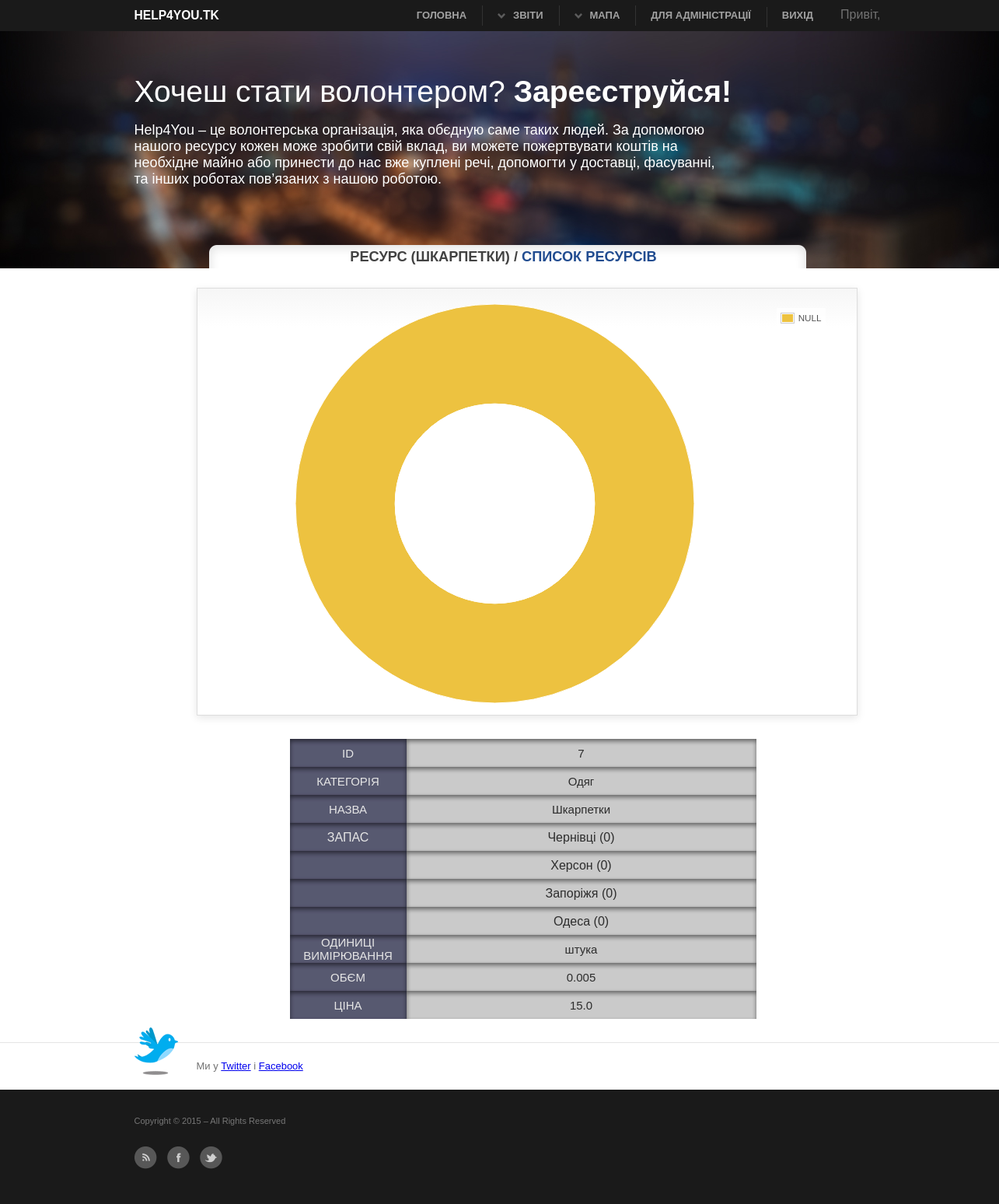
/resource/grafik/7 (signed in), run on the app's committed database.
### main/models.py (models this page shows, shortened)
class Resource(models.Model):
    category_resource = models.ForeignKey('CategoryResource',verbose_name=u'Категорія ресурса')
    name = models.CharField(max_length=30,verbose_name=u'Назва ресурсу')
    unit_of_mesure = models.CharField(max_length=30,verbose_name=u'Одиниця виміру')
    weight_one_unit = models.FloatField(verbose_name=u'Маса однієї одиниці', null=True)
    volume_of_one_unit = models.FloatField(verbose_name=u'Об"єм однієї одиниці')
    price_one_unit = models.FloatField(verbose_name=u'Ціна однієї одиниці')
    class Meta:
        verbose_name_plural = u'Ресурси'

class CategoryResource(models.Model):
    category = models.CharField(max_length=50, verbose_name=u'Категорія')
    class Meta:
        verbose_name_plural = u'Категорії ресурсів'
    def __unicode__(self):
        return self.category

class StoreHouse(models.Model):
    geography_point = models.OneToOneField('GeographyPoint', null=True, verbose_name=u'Географічна точка')
    volume = models.FloatField(verbose_name=u'Об"єм складу')
    rent = models.IntegerField(verbose_name=u'Ціна за м^2')
    free_volume = models.FloatField(blank=True, null=True, verbose_name=u'Вільний об"єм')
    class Meta:
        verbose_name_plural = u'Склади'
    def __unicode__(self):
        return u"%s" % self.geography_point.address

class GeographyPoint(models.Model):
    x = models.FloatField()
    y = models.FloatField()
    address = models.CharField(max_length=100)
    class Meta:
        verbose_name_plural = u'Географічні точки'

### main/views.py (the view)
# urls.py: url(r'^resource/grafik/(?P<pk>\d+)$',ResourceGrafikView.as_view(),name = 'grafik_resource'),
class ResourceGrafikView(ListView):
    template_name = 'grafik_resource.html'
    model = Resource
    context_object_name = 'Resource'
    @method_decorator(staff_member_required)
    def dispatch(self, request, *args, **kwargs):
        return super(ResourceGrafikView, self).dispatch(request, *args,**kwargs)
    def get_context_data(self, **kwargs):
        context = super(ResourceGrafikView, self).get_context_data(**kwargs)
        data = list()
        resource = Resource.objects.get(pk=self.kwargs.get('pk'))
        rescol = Resource.objects.all()
        store_houses = StoreHouse.objects.all()
        for store_house in store_houses:
            stocks = Stock.objects.filter(store_house = store_house, resource=resource)
            total_amount = 0
            for stock in stocks:
                total_amount += stock.amount
            data.append({
                'store_house': store_house,
                'total_amount': total_amount,
            })
        context.update({
            'data': data,
            'res': rescol,
            'select_res': resource,
        })
        return context

### main/templates/grafik_resource.html (shortened to what this page needs)
{% extends 'base.html' %}
{% block title %}
    <h3 class="title_list">Ресурс ({{ select_res.name }}) /  <a href="{% url 'list_resource' %}">Список ресурсів</a></h3>
{% endblock %}
{% block content %}
	    <div id="grafik">
		<div class="demo-container">
			<div id="placeholder" class="demo-placeholder"></div>
		</div>
	</div>
    <div id="view_tab">
    <table border="0">
    <tr>
        <td class="lef">ID</td>
        <td class="ri">{{select_res.pk}}</td>
    </tr>
    <tr>
        <td class="lef">КАТЕГОРІЯ</td>
        <td class="ri">{{ select_res.category_resource }}</td>
    </tr>
    <tr>
        <td class="lef">НАЗВА</td>
        <td class="ri">{{ select_res.name }}</td>
    </tr>
    <tr>
        <td class="lef_v"><p class="trrt">ЗАПАС</p></td>
        <td class="ri_v">
        {% for item in data %}
             <p class="kind_res">{{ item.store_house }} ({{ item.total_amount }})</p>
            {% endfor %}
        </td>
    </tr>
    <tr>
        <td class="lef">ОДИНИЦІ ВИМІРЮВАННЯ</td>
        <td class="ri">{{select_res.unit_of_mesure }}</td>
    </tr>
     <tr>
        <td class="lef">ОБЄМ</td>
        <td class="ri">{{ select_res.volume_of_one_unit }}</td>
    </tr>
    <tr>
        <td class="lef">ЦІНА</td>
        <td class="ri">{{ select_res.price_one_unit }}</td>
    </tr>
  </table>
    </div>
{% endblock %}

### main/static/main.css (style rules this page uses)
html { background: #ffffff }
body { color:#727272; font:normal 13px "Helvetice Neue",Arial,Tahoma,Verdana; }
p { line-height:1.5em; margin-bottom:15px; }
a { outline:0; }
h1, h2, h3, h4 { line-height:1.2em; margin-bottom:15px; font-weight:bold; }
h3, h4 { font-size:1.4em; color:#424242; text-shadow:1px 1px 1px #fff; margin-bottom:10px; }
h3 { -webkit-margin-before: 0em; -webkit-margin-after: 0em; -webkit-margin-start: 0px; -webkit-margin-end: 0px; text-shadow:0px 0px 0px #fff; }
#content .bl_title a { color: #214c90; text-decoration: none; }
table { border-spacing:0px; }
.title_list { margin-left:210px; padding-right: 200px; background: url("img/h.png") no-repeat; padding-top: 5px; padding-bottom: 5px; text-align: center; text-transform: uppercase; }
#view_tab table { width: 600px; margin-left: 200px; margin-top: 15px; }
#grafik { margin-left: 80px; }
.lef { width: 150px; height: 36px; color: #e5e5e5; background: url("img/t.gif") repeat-x; text-align: center; font:normal 15px "Helvetice Neue",Arial,Tahoma,Verdana; border-spacing: 0px; }
.ri { width: 450px; height: 36px; color: #2d2d2d; background: url("img/tt.gif") repeat-x; text-align: center; font:normal 15px "Helvetice Neue",Arial,Tahoma,Verdana; border-spacing: 0px; }
.trrt { position:relative; top: 7px; height: 20px; }
.lef_v { width: 150px; color: #e5e5e5; background: url("img/t.gif") repeat-y; text-align: center; vertical-align: top; font:normal 16px "Helvetice Neue",Arial,Tahoma,Verdana; border-spacing: 0px; }
.ri_v { width: 450px; color: #2d2d2d; background: url("img/tt.gif") repeat-y; text-align: center; font:normal 16px "Helvetice Neue",Arial,Tahoma,Verdana; border-spacing: 0px; }
.kind_res { position: relative; top:7px; padding-top: 0px; text-align: center; padding-bottom: 0px; margin-top: 0px; margin-bottom: 0px; height: 36px; }

### main/static/examples.css (style rules this page uses)
#grafik { boredr: 1px solid #000000; }
.demo-container { box-sizing: border-box; width: 850px; height: 550px; padding: 20px 35px 15px 15px; margin: 15px 0 30px 0; border: 1px solid #ddd; background: #fff; background: linear-gradient(#f6f6f6 0, #fff 50px); background: -o-linear-gradient(#f6f6f6 0, #fff 50px); background: -ms-linear-gradient(#f6f6f6 0, #fff 50px); background: -moz-linear-gradient(#f6f6f6 0, #fff 50px); background: -webkit-linear-gradient(#f6f6f6 0, #fff 50px); box-shadow: 0 3px 10px rgba(0,0,0,0.15); -o-box-shadow: 0 3px 10px rgba(0,0,0,0.1); -ms-box-shadow: 0 3px 10px rgba(0,0,0,0.1); -moz-box-shadow: 0 3px 10px rgba(0,0,0,0.1); -webkit-box-shadow: 0 3px 10px rgba(0,0,0,0.1); }
.demo-placeholder { width: 100%; height: 100%; font-size: 14px; color: #ffe702; line-height: 1.2em; }

### main/static/print.css (style rules this page uses)
* { background:none !important; }
body { color:#000; font:normal 12px Arial,sans-serif; padding-top:0; }
p { font-size:1.0em; line-height:1.8em; margin-bottom:15px; }
a, #content a { color:#000; outline:0; text-decoration:none; border:none; }
h1, h2, h3, h4, h5 { margin:0 0 10px 0; color:#000; }
h3 { font-size:1.2em; margin-bottom:20px; }

### data on the page
Resource: name "ШКАРПЕТКИ", pk "7", category_resource "Одяг", name "Шкарпетки", unit_of_mesure "штука", volume_of_one_unit "0.005", price_one_unit "15.0"
StoreHouse: store_house "Чернівці", total_amount "0"
StoreHouse: store_house "Херсон", total_amount "0"
StoreHouse: store_house "Запоріжя", total_amount "0"
StoreHouse: store_house "Одеса", total_amount "0"
